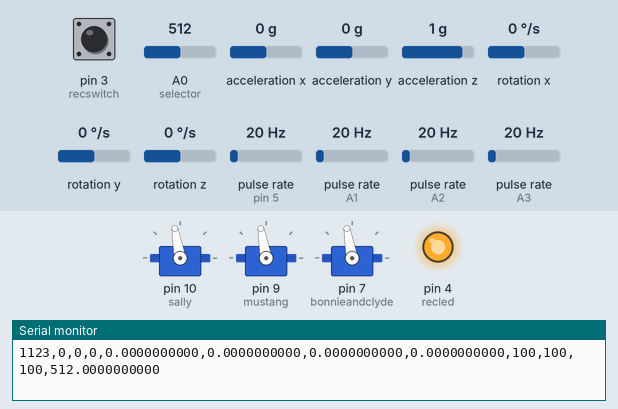
Simulated run of this sketch. Board: Arduino Uno, built with avr-gcc and run on an emulated ATmega328P. Parts: 3 × servo, output pins drawn as LEDs (lit = HIGH), the last lines printed to the serial monitor. Wiring (inferred from the names in the program): 4 × pulse sensor: data pin 5 / data A1 / data A2 / data A3; MPU-6050 motion sensor at I2C address 0x68. The inputs (shaded band) are chosen by the test bench; at power-on: A0 (selector) = 512, pin 3 (recswitch) HIGH, acceleration x 0 g, acceleration y 0 g, acceleration z 1 g, rotation x 0 °/s, rotation y 0 °/s, rotation z 0 °/s, pulse rate (sensors on pin 5, A1, A2, A3) 20 Hz. Storage starts empty.

Above: at 1.2 s.
1.3 s: A0 (selector) set to 30
At 2.5 s:
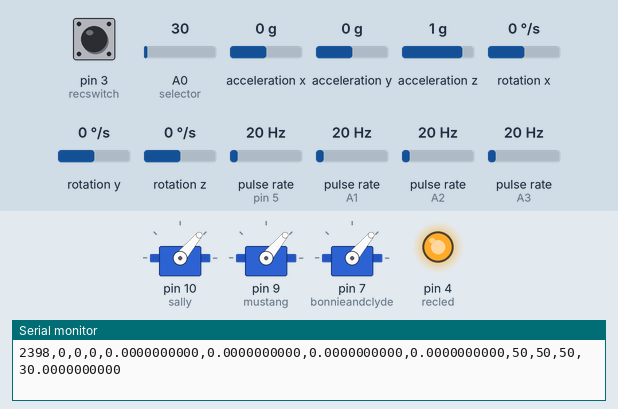
2.8 s: pin 3 (recswitch) pulled LOW for 0.15 s
At 2.92 s:
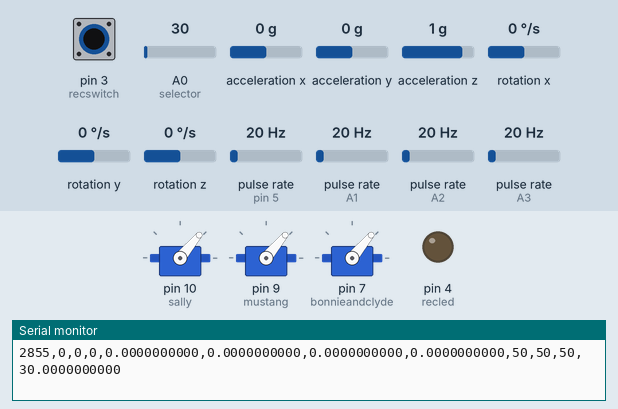
4.5 s: A0 (selector) set to 306
At 5.7 s:
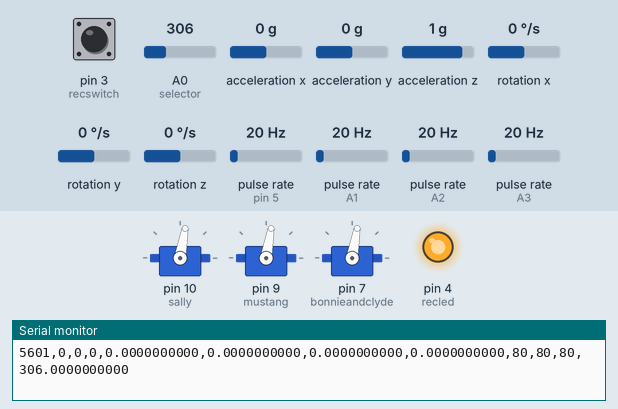
6.0 s: pin 3 (recswitch) pulled LOW for 1 s
At 6.8 s:
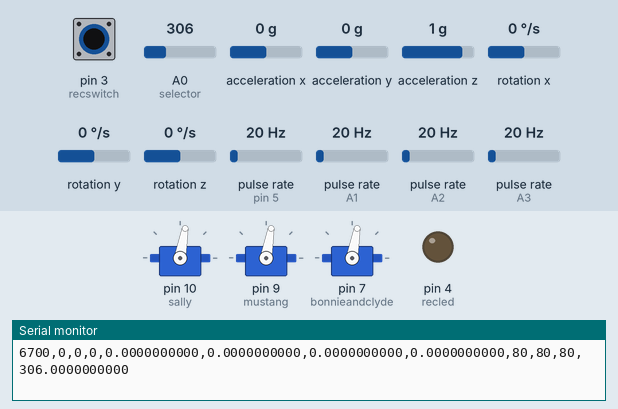
Timing chart, 0 to 9.0 s (numbered marks = the images above; inputs shaded):
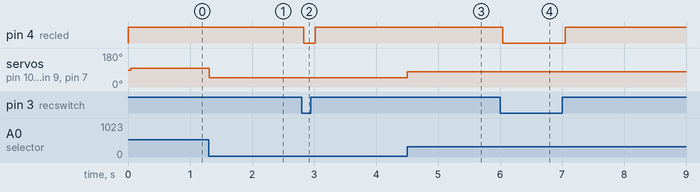

The sketch:

AARB_DataC_1_1.ino
```cpp
// AARB_DataC_1.1
// Michael Goen
// Colorado State University Formula SAE
//
// For RR-13
// March 2, 2013
//

//---------------------------------------------------------------------
//                          **Logger settings**
// Put in by Josh Ashby for the card.h and Log object

// First, do you want to enable logging?
// If this is `true` then the system will try to log
#define logging true

// Next, do you want to log only relevant info, or everything?
// If `true` this will log everything
#define full false

// Finally, do you want to log to only the sdcard,
// or also the serial port? If this is `true` then it will
// take the extra time to log to the serial port.
#define debug true

// Next, do you want to have the active setting, which also uses the
// wheel speed sensors and accel/gyro? If this is `true` then setting
// 20 will be the active setting. If `false` then setting 20 is another
// static setting
#define active true
//---------------------------------------------------------------------
// For settings for the wheel encoders, see the bottom of globals.h
//
// There are two variables defined: wheelTimeout and wheelDivisor:
// * wheelTimeout defines the timeout for the pulseIn function
//
// * wheelDivisor defines what number the pulse time is divided by
//     to get speed or rpm
//---------------------------------------------------------------------
//                       **Try not to touch** (things might break)
#include <Wire.h>
#include <SdFat.h>
#include <Servo.h>
#include "globals.h"
#include "card.h"
#include "ganda.h"
//---------------------------------------------------------------------

void setup() {
  #if logging
    Logger.begin();
    recording = false;

    pinMode(recswitch, INPUT);

    pinMode(recled, OUTPUT);
    digitalWrite(recled, LOW);
  #endif

  #if active
    Wire.begin();
    // default at power-up:
    //    Gyro at 250 degrees second
    //    Acceleration at 2g
    //    Clock source at internal 8MHz
    //    The device is in sleep mode.
    error = MPU6050_read(MPU6050_WHO_AM_I, &c, 1);

    // According to the datasheet, the 'sleep' bit
    // should read a '1'. But I read a '0'.
    // That bit has to be cleared, since the sensor
    // is in sleep mode at power-up. Even if the
    // bit reads '0'.
    error = MPU6050_read(MPU6050_PWR_MGMT_2, &c, 1);

    // Clear the 'sleep' bit to start the sensor.
    MPU6050_write_reg(MPU6050_PWR_MGMT_1, 0);
    MPU6050_write_reg(MPU6050_ACCEL_CONFIG, 0x08);
    MPU6050_write_reg(MPU6050_CONFIG, 0x05);

    pinMode(speedsensorfl, INPUT);
    pinMode(speedsensorfr, INPUT);
    pinMode(speedsensorrl, INPUT);
    pinMode(speedsensorrr, INPUT);

    wheelSpeeds.rearRight = 0;
    wheelSpeeds.rearLeft = 0;
    wheelSpeeds.frontRight = 0;
    wheelSpeeds.frontLeft = 0;
  #endif

  //Inputs
  pinMode(selector, INPUT);

  frontRightServo.attach(sally);
  frontLeftServo.attach(mustang);
  rearServo.attach(bonnieandclyde);
}

void loop() {
  #if logging
    if(digitalRead(recswitch)==LOW) {
      if(recording == true) {
        recording = false;
        digitalWrite(recled,LOW);
        Logger.close();
      }
    } else {
      if(recording == false) {
        recording = true;
        digitalWrite(recled,HIGH);
        Logger.open();
      }
    }
  #endif

  #if active
    // Read the raw values.
    // Read 14 bytes at once,
    // containing acceleration, temperature and gyro.
    // With the default settings of the MPU-6050,
    // there is no filter enabled, and the values
    // are not very stable.
    error = MPU6050_read(MPU6050_ACCEL_XOUT_H, (uint8_t *)&accel_t_gyro, sizeof(accel_t_gyro));

    // Swap all high and low bytes.
    // After this, the registers values are swapped,
    // so the structure name like x_accel_l does no
    // longer contain the lower byte.
    SWAP(accel_t_gyro.reg.x_accel_h, accel_t_gyro.reg.x_accel_l);
    SWAP(accel_t_gyro.reg.y_accel_h, accel_t_gyro.reg.y_accel_l);
    SWAP(accel_t_gyro.reg.z_accel_h, accel_t_gyro.reg.z_accel_l);
    SWAP(accel_t_gyro.reg.t_h, accel_t_gyro.reg.t_l);
    SWAP(accel_t_gyro.reg.x_gyro_h, accel_t_gyro.reg.x_gyro_l);
    SWAP(accel_t_gyro.reg.y_gyro_h, accel_t_gyro.reg.y_gyro_l);
    SWAP(accel_t_gyro.reg.z_gyro_h, accel_t_gyro.reg.z_gyro_l);

    if (wheelspeedfl >= 20) {
      frontRightWheelSpeed();
      frontLeftWheelSpeed();
      rearRightWheelSpeed();
      rearLeftWheelSpeed();
    } else {
      switch(wheel) {
        case 0:
          frontLeftWheelSpeed();
          wheel = 1;
          break;

        case 1:
          frontRightWheelSpeed();
          wheel = 2;
          break;

        case 2:
          rearLeftWheelSpeed();
          wheel = 3;
          break;

        case 3:
          rearRightWheelSpeed();
          wheel = 0;
          break;
      }
    }
  #endif

  //read setting
  reading = analogRead(selector);
  setting = reading/33.81;

  switch(setting) {
    case 0:
      servos.rear = 50;
      servos.frontRight = 50;
      servos.frontLeft = 50;
      #if full && logging
        percent = "0"
      #endif
      break;

    case 1:
      servos.rear = 53;
      servos.frontRight = 53;
      servos.frontLeft = 53;
      #if full && logging
        percent = "1"
      #endif
      break;

    case 2:
      servos.rear = 56;
      servos.frontRight = 56;
      servos.frontLeft = 56;
      #if full && logging
        percent = "2"
      #endif
      break;

    case 3:
      servos.rear = 60;
      servos.frontRight = 60;
      servos.frontLeft = 60;
      #if full && logging
        percent = "3"
      #endif
      break;

    case 4:
      servos.rear = 63;
      servos.frontRight = 63;
      servos.frontLeft = 63;
      #if full && logging
        percent = "4"
      #endif
      break;

    case 5:
      servos.rear = 66;
      servos.frontRight = 66;
      servos.frontLeft = 66;
      #if full && logging
        percent = "5"
      #endif
      break;

    case 6:
      servos.rear = 70;
      servos.frontRight = 70;
      servos.frontLeft = 70;
      #if full && logging
        percent = "6"
      #endif
      break;

    case 7:
      servos.rear = 73;
      servos.frontRight = 73;
      servos.frontLeft = 73;
      #if full && logging
        percent = "7"
      #endif
      break;

    case 8:
      servos.rear = 76;
      servos.frontRight = 76;
      servos.frontLeft = 76;
      #if full && logging
        percent = "8"
      #endif
      break;

    case 9:
      servos.rear = 80;
      servos.frontRight = 80;
      servos.frontLeft = 80;
      #if full && logging
        percent = "9"
      #endif
      break;

    case 10:
      servos.rear = 83;
      servos.frontRight = 83;
      servos.frontLeft = 83;
      #if full && logging
        percent = "10"
      #endif
      break;

    case 11:
      servos.rear = 86;
      servos.frontRight = 86;
      servos.frontLeft = 86;
      #if full && logging
        percent = "11"
      #endif
      break;

    case 12:
      servos.rear = 90;
      servos.frontRight = 90;
      servos.frontLeft = 90;
      #if full && logging
        percent = "12"
      #endif
      break;

    case 13:
      servos.rear = 93;
      servos.frontRight = 93;
      servos.frontLeft = 93;
      #if full && logging
        percent = "13"
      #endif
      break;

    case 14:
      servos.rear = 96;
      servos.frontRight = 96;
      servos.frontLeft = 96;
      #if full && logging
        percent = "14"
      #endif
      break;

    case 15:
      servos.rear = 100;
      servos.frontRight = 100;
      servos.frontLeft = 100;
      #if full && logging
        percent = "15"
      #endif
      break;

    case 16:
      servos.rear = 103;
      servos.frontRight = 103;
      servos.frontLeft = 103;
      #if full && logging
        percent = "16"
      #endif
      break;

    case 17:
      servos.rear = 106;
      servos.frontRight = 106;
      servos.frontLeft = 106;
      #if full && logging
        percent = "17"
      #endif
      break;

    case 18:
      servos.rear = 110;
      servos.frontRight = 110;
      servos.frontLeft = 110;
      #if full && logging
        percent = "18"
      #endif
      break;

    case 19:
      servos.rear = 113;
      servos.frontRight = 113;
      servos.frontLeft = 113;
      #if full && logging
        percent = "19"
      #endif
      break;

  #if active
    case 20:
      //default setting for low lateral acceleration
      if (accel_t_gyro.value.y_accel > 4095) {
        //check for and address rear tire lift
        rearslide = wheelspeedrr-wheelspeedrl;
        if (abs(rearslide) > 5) {
          servos.frontRight += 2;
          servos.frontLeft += 2;
          servos.rear += 2;
          return;
        }

        if ((wheelspeedfl+wheelspeedfr)/2 < 25) {
          if (accel_t_gyro.value.y_accel > 8190) {
            //At low speeds, shift weight transfer forward during corner exit
            if(accel_t_gyro.value.x_accel > 4095) {
              servos.frontRight = 50;
              servos.frontLeft = 50;
              servos.rear = 140;
              return;
            }

            //At low speeds, shift weight transfer rear during corner entry
            if(accel_t_gyro.value.x_accel < -4095) {
              servos.frontRight = 50;
              servos.frontLeft = 50;
              servos.rear = 50;
              return;
            }
          }
        }
      }
    #else
      case 20:
        servos.rear = 116;
        servos.frontRight = 116;
        servos.frontLeft = 116;
        #if full && logging
          percent = "20"
        #endif
        break;
    #endif
  }

  servoWrite(servos);

  #if logging
    #if full
      Logger.log(percent, accel_t_gyro, wheelSpeeds, servos, reading);
    #else
      Logger.log(accel_t_gyro, wheelSpeeds, servos, reading);
    #endif
  #endif
}
```

card.h
```cpp
#ifndef CARD_H
#define CARD_H
#include "Arduino.h"
#include "typedefs.h"
/*
Joshua Ashby 2013
joshuaashby@joshashby.com
Logger object

Overly simplified logger object to make the normal code
cleaner by removing all the log aspects. Also makes the code
easier to work with and modify.

Designed and built with no love for the
2013 CSU FSAE Active Antiroll System by Mike Goen

Uses SdFat
 created   Nov 2010
 by David A. Mellis
 updated 2 Dec 2010
 by Tom Igoe
 modified by Bill Greiman 11 Apr 2011
 */

class Log {
  private:
    SdFat sd;
    SdFile logFile;
    void logAccel(int *aAndGBuffer);
    void logSpeed(float *wSpeedsBuffer);
    void logPulse(int *pulseBuffer);
    void beginLog(void);

  public:
    Log();
    ~Log();
    void begin(void);
    void open(void);
    void close(void);
    void error(String message);
    void log(String message);
    #if active
      #if full
        void log(String message, const accel_t_gyro_union& aAndG, const speeds_struct& speeds, const servos_struct&  servos, float reading);
      #else
        void log(const accel_t_gyro_union& aAndG, const speeds_struct& speeds, const servos_struct&  servos, float reading);
      #endif
    #endif

};

#endif
```

card.ino
```cpp
/*
Joshua Ashby 2013
joshuaashby@joshashby.com
Logger object

Overly simplified logger object to make the normal code
cleaner by removing all the log aspects. Also makes the code
easier to work with and modify.

Designed and built with no love for the
2013 CSU FSAE Active Antiroll System by Mike Goen
*/
#include "card.h"

//constructor
Log::Log(){
}

//destructor
Log::~Log(){
}

void Log::begin() {
  #if debug
    //Start up serial, so we can constantly log to it.
    Serial.begin(9600);
  #endif
}

void Log::open() {
  // Initialize SdFat or print a detailed error message and halt
  // Use half speed like the native library.
  // change to SPI_FULL_SPEED for more performance.
  if (!sd.begin(chipSelect, SPI_FULL_SPEED)) {
    #if debug
      Serial.println("Failed to connect to card, skipping logging to microSD...");
    #endif
  }

  // open the file for write at end like the Native SD library
  if (!logFile.open("log.csv", O_RDWR | O_CREAT | O_AT_END)) {
    #if debug
      Serial.println("Failed to open log.csv, skipping microSD logging...");
    #endif
  } else {
    // if the file opened okay, write to it:
    #if debug
      Serial.println("Logging to log.csv...");
    #endif
    #if full
      logFile.println("timems,xAccel,yAccel,zAccel,temp,xGyro,yGyro,zGyro,frontRightSpeed,frontLeftSpeed,rearRightSpeed,rearLeftSpeed,frontRightServo,frontLeftServo,rearServo,setting,message");
    #else
      logFile.println("timems,xAccel,yAccel,zGyro,frontRightSpeed,frontLeftSpeed,rearRightSpeed,rearLeftSpeed,frontRightServo,frontLeftServo,rearServo,setting");
    #endif
  }
}

void Log::close() {
  // close the file:
  logFile.close();
}

void Log::beginLog() {
  unsigned long time = millis();
  logFile.print(time);
  logFile.print(",");

  #if debug
    Serial.print(time);
    Serial.print(",");
  #endif
}

void Log::error(String message) {
  logFile.println("**Begin Error:: " + message + " ::End Error**");

  #if debug
    Serial.println("**Begin Error:: " + message + " ::End Error **");
  #endif
}

void Log::log(String message) {
  logFile.println(message);

  #if debug
    Serial.println(message);
  #endif
}

#if full
  void Log::log(String message, const accel_t_gyro_union& aAndG, const speeds_struct& speeds, const servos_struct&  servos, float setting) {
    beginLog();
    logFile.print(aAndG.value.x_accel, DEC);
    logFile.print(",");
    logFile.print(aAndG.value.y_accel, DEC);
    logFile.print(",");
    logFile.print(aAndG.value.z_accel, DEC);
    logFile.print(",");
    logFile.print(aAndG.value.x_gyro, DEC);
    logFile.print(",");
    logFile.print(aAndG.value.y_gyro, DEC);
    logFile.print(",");
    logFile.print(aAndG.value.z_gyro, DEC);
    logFile.print(",");
    logFile.print(speeds.frontRight, DEC);
    logFile.print(",");
    logFile.print(speeds.frontLeft, DEC);
    logFile.print(",");
    logFile.print(speeds.rearRight, DEC);
    logFile.print(",");
    logFile.print(speeds.rearLeft, DEC);
    logFile.print(",");
    logFile.print(servos.frontRight, DEC);
    logFile.print(",");
    logFile.print(servos.frontLeft, DEC);
    logFile.print(",");
    logFile.print(servos.rear, DEC);
    logFile.print(",");
    logFile.print(setting, DEC);
    logFile.print(",");
    logFile.print(message);
    logFile.println();
    #if debug
      Serial.print(aAndG.value.x_accel, DEC);
      Serial.print(",");
      Serial.print(aAndG.value.y_accel, DEC);
      Serial.print(",");
      Serial.print(aAndG.value.z_accel, DEC);
      Serial.print(",");
      Serial.print(aAndG.value.x_gyro, DEC);
      Serial.print(",");
      Serial.print(aAndG.value.y_gyro, DEC);
      Serial.print(",");
      Serial.print(aAndG.value.z_gyro, DEC);
      Serial.print(",");
      Serial.print(speeds.frontRight, DEC);
      Serial.print(",");
      Serial.print(speeds.frontLeft, DEC);
      Serial.print(",");
      Serial.print(speeds.rearRight, DEC);
      Serial.print(",");
      Serial.print(speeds.rearLeft, DEC);
      Serial.print(",");
      Serial.print(servos.frontRight, DEC);
      Serial.print(",");
      Serial.print(servos.frontLeft, DEC);
      Serial.print(",");
      Serial.print(servos.rear, DEC);
      Serial.print(",");
      Serial.print(setting, DEC);
      Serial.print(",");
      Serial.print(message);
      Serial.println();
    #endif
  }
#endif

void Log::log(const accel_t_gyro_union& aAndG, const speeds_struct& speeds, const servos_struct&  servos, float setting) {
  beginLog();
  logFile.print(aAndG.value.x_accel, DEC);
  logFile.print(",");
  logFile.print(aAndG.value.y_accel, DEC);
  logFile.print(",");
  logFile.print(aAndG.value.z_gyro, DEC);
  logFile.print(",");
  logFile.print(speeds.frontRight, DEC);
  logFile.print(",");
  logFile.print(speeds.frontLeft, DEC);
  logFile.print(",");
  logFile.print(speeds.rearRight, DEC);
  logFile.print(",");
  logFile.print(speeds.rearLeft, DEC);
  logFile.print(",");
  logFile.print(servos.frontRight, DEC);
  logFile.print(",");
  logFile.print(servos.frontLeft, DEC);
  logFile.print(",");
  logFile.print(servos.rear, DEC);
  logFile.print(",");
  logFile.print(setting, DEC);
  logFile.println();
  #if debug
    Serial.print(aAndG.value.x_accel, DEC);
    Serial.print(",");
    Serial.print(aAndG.value.y_accel, DEC);
    Serial.print(",");
    Serial.print(aAndG.value.z_gyro, DEC);
    Serial.print(",");
    Serial.print(speeds.frontRight, DEC);
    Serial.print(",");
    Serial.print(speeds.frontLeft, DEC);
    Serial.print(",");
    Serial.print(speeds.rearRight, DEC);
    Serial.print(",");
    Serial.print(speeds.rearLeft, DEC);
    Serial.print(",");
    Serial.print(servos.frontRight, DEC);
    Serial.print(",");
    Serial.print(servos.frontLeft, DEC);
    Serial.print(",");
    Serial.print(servos.rear, DEC);
    Serial.print(",");
    Serial.print(setting, DEC);
    Serial.println();
  #endif
}
```

globals.h
```cpp
//All the variable declaration happens here to clean up the main file

// Declaring an union for the registers and the axis values.
// The byte order does not match the byte order of
// the compiler and AVR chip.
// The AVR chip (on the Arduino board) has the Low Byte
// at the lower address.
// But the MPU-6050 has a different order: High Byte at
// lower address, so that has to be corrected.
// The register part "reg" is only used internally,
// and are swapped in code.
#ifndef GLOBALS_H
#define GLOBALS_H
#include "card.h"

int wheel = 0;
int selector = A0;
int speedsensorfl = A2;
int speedsensorfr = A3;
int speedsensorrl = 5;
int speedsensorrr = A1;

int recswitch = 3;
int recled = 4;

int bonnieandclyde = 7;
int mustang = 9;
int sally = 10;
Servo frontLeftServo;
Servo frontRightServo;
Servo rearServo;

int rearslide;
int wheelspeedfl;
int wheelspeedfr;
int wheelspeedrl;
int wheelspeedrr;

int pulsewidthfl;
int pulsewidthfr;
int pulsewidthrl;
int pulsewidthrr;

float ax = 0;
float ay = 0;
float gz = 0;

int setting;
float reading;
boolean recording;
float steeringangle;
unsigned long time;

int error;
uint8_t c;

double dT;
accel_t_gyro_union accel_t_gyro;
speeds_struct wheelSpeeds;
servos_struct servos;

const int chipSelect = 8;

uint8_t swap;
#define SWAP(x,y) swap = x; x = y; y = swap

#if logging
  Log Logger;
#endif

int wheelTimeout = 13900;
int wheelDivisor = 34807;

#endif
```

Source omitted: ganda.h (25585 bytes), ganda.ino (2443 bytes), servos.ino (384 bytes), typedefs.h (800 bytes), wheels.ino (908 bytes)

Measured:
- after the input at 1.3 s, servo on pin 10 (sally), servo on pin 9 (mustang), servo on pin 7 (bonnieandclyde): 100° → 50° at once
- after the input at 2.8 s, pin 4 (recled): HIGH → LOW at once, → HIGH 0.18 s later
- after the input at 4.5 s, servo on pin 10 (sally), servo on pin 9 (mustang), servo on pin 7 (bonnieandclyde): 50° → 80° at once
- after the input at 6.0 s, pin 4 (recled): HIGH → LOW at once, → HIGH 1.0 s later
